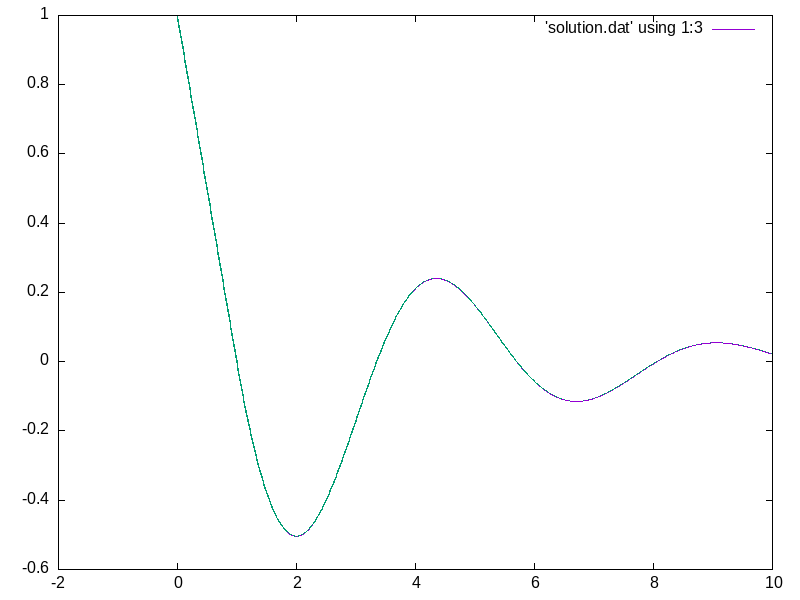

Recreate this plot in gnuplot.
set terminal png size 800,600
set output 'solution.png'
plot 'solution.dat' using 1:3 with lines, \
     'solution.dat' using 1:($3-$4):($3+$4) with filledcu notitle
